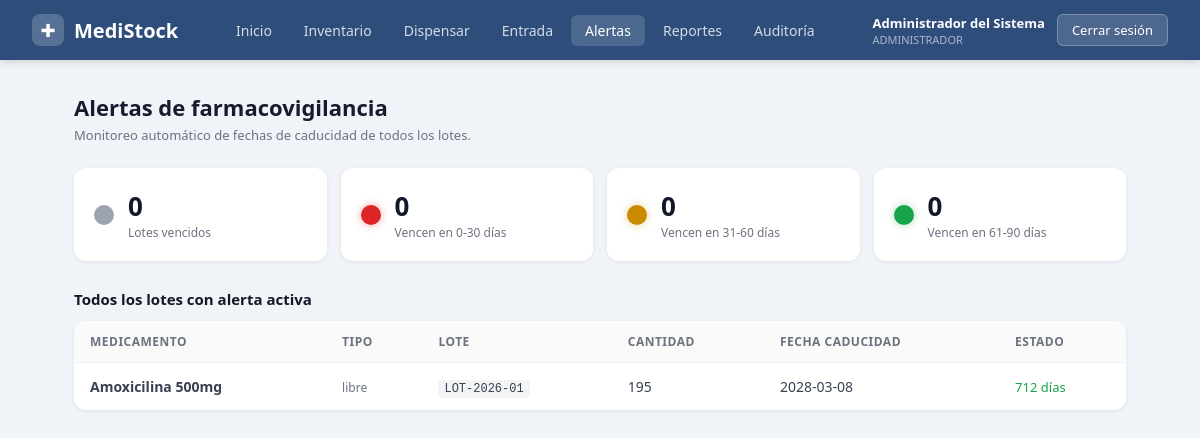
The app's page /alertas (signed in) with its own data.
### tables this page shows
CREATE TABLE lotes (
    id               INTEGER PRIMARY KEY AUTOINCREMENT,
    medicamento_id   INTEGER NOT NULL,
    numero_lote      TEXT    NOT NULL,          -- numero de lote del fabricante
    cantidad         INTEGER NOT NULL CHECK(cantidad >= 0),  -- stock disponible
    fecha_caducidad  DATE    NOT NULL,          -- formato: YYYY-MM-DD
    fecha_entrada    DATE    NOT NULL DEFAULT (DATE('now')), -- cuando entro al sistema
    activo           INTEGER NOT NULL DEFAULT 1, -- 0 = vencido o agotado
    FOREIGN KEY (medicamento_id) REFERENCES medicamentos(id)
);

CREATE TABLE medicamentos (
    id              INTEGER PRIMARY KEY AUTOINCREMENT,
    nombre          TEXT    NOT NULL UNIQUE,    -- nombre del medicamento
    descripcion     TEXT,                       -- descripcion opcional
    tipo            TEXT    NOT NULL CHECK(tipo IN ('controlado', 'libre')),
    unidad_medida   TEXT    NOT NULL DEFAULT 'piezas'  -- ej: piezas, mg, ml
);

### backend/app.py (the view)
@app.route('/alertas')
@admin_requerido
def alertas():
    db = get_db()
    lotes_alertas = db.execute('''
        SELECT
            m.nombre as medicamento,
            m.tipo,
            l.numero_lote,
            l.cantidad,
            l.fecha_caducidad,
            CAST((JULIANDAY(l.fecha_caducidad) - JULIANDAY('now')) AS INTEGER) as dias_restantes
        FROM lotes l
        JOIN medicamentos m ON l.medicamento_id = m.id
        WHERE l.activo = 1
        ORDER BY l.fecha_caducidad ASC
    ''').fetchall()
    db.close()
    return render_template('alertas.html', lotes=lotes_alertas)

### backend/app.py (called while the page is built)
def get_db():
    conn = sqlite3.connect(DB_PATH)
    conn.row_factory = sqlite3.Row   # acceso por nombre de columna
    return conn

def admin_requerido(f):
    from functools import wraps
    @wraps(f)
    def wrapper(*args, **kwargs):
        if 'usuario_id' not in session:
            return redirect(url_for('login'))
        if session.get('rol') != 'admin':
            flash('No tienes permiso para acceder a esta seccion.', 'error')
            return redirect(url_for('dashboard'))
        return f(*args, **kwargs)
    return wrapper

### frontend/templates/alertas.html (shortened to what this page needs)
<!DOCTYPE html>
<html lang="es">
<head>
</head>
<body>
<nav class="navbar">
    <a href="{{ url_for('dashboard') }}" class="navbar-brand"><div class="icon">✚</div><span>MediStock</span></a>
    <div class="nav-links">
        <a href="{{ url_for('dashboard') }}">Inicio</a>
        <a href="{{ url_for('inventario') }}">Inventario</a>
        <a href="{{ url_for('salida_medicamento') }}">Dispensar</a>
        <a href="{{ url_for('entrada_medicamento') }}">Entrada</a>
        <a href="{{ url_for('alertas') }}" class="active">Alertas</a>
        <a href="{{ url_for('reportes') }}">Reportes</a>
        <a href="{{ url_for('auditoria') }}">Auditoría</a>
    </div>
    <div class="nav-user">
        <div><div class="user-name">{{ session['nombre'] }}</div><div class="user-role">Administrador</div></div>
        <a href="{{ url_for('logout') }}" class="btn-logout">Cerrar sesión</a>
    </div>
</nav>
<main class="main">
    <div class="page-header">
        <h1> Alertas de farmacovigilancia</h1>
        <p>Monitoreo automático de fechas de caducidad de todos los lotes.</p>
    </div>
    {% set vencidos  = lotes | selectattr('dias_restantes', 'le', 0)  | list %}
    {% set rojos     = lotes | selectattr('dias_restantes', 'gt', 0) | selectattr('dias_restantes', 'le', 30)  | list %}
    {% set amarillos = lotes | selectattr('dias_restantes', 'gt', 30) | selectattr('dias_restantes', 'le', 60) | list %}
    {% set verdes    = lotes | selectattr('dias_restantes', 'gt', 60) | selectattr('dias_restantes', 'le', 90) | list %}
    <div class="semaforo-grid">
        <div class="semaforo-card">
            <div class="semaforo-dot gris"></div>
            <div class="semaforo-info">
                <div class="count">{{ vencidos | length }}</div>
                <div class="desc">Lotes vencidos</div>
            </div>
        </div>
        <div class="semaforo-card">
            <div class="semaforo-dot rojo"></div>
            <div class="semaforo-info">
                <div class="count">{{ rojos | length }}</div>
                <div class="desc">Vencen en 0-30 días</div>
            </div>
        </div>
        <div class="semaforo-card">
            <div class="semaforo-dot amarillo"></div>
            <div class="semaforo-info">
                <div class="count">{{ amarillos | length }}</div>
                <div class="desc">Vencen en 31-60 días</div>
            </div>
        </div>
        <div class="semaforo-card">
            <div class="semaforo-dot verde"></div>
            <div class="semaforo-info">
                <div class="count">{{ verdes | length }}</div>
                <div class="desc">Vencen en 61-90 días</div>
            </div>
        </div>
    </div>
    <div class="section-title">Todos los lotes con alerta activa</div>
    <div class="table-container">
        {% if lotes %}
        <table>
            <thead>
                <tr>
                    <th>Medicamento</th>
                    <th>Tipo</th>
                    <th>Lote</th>
                    <th>Cantidad</th>
                    <th>Fecha caducidad</th>
                    <th>Estado</th>
                </tr>
            </thead>
            <tbody>
                {% for lote in lotes %}
                <tr>
                    <td><strong>{{ lote.medicamento }}</strong></td>
                    <td><span style="font-size:12px;color:#6B7280;">{{ lote.tipo }}</span></td>
                    <td><code style="background:#F3F4F6;padding:2px 6px;border-radius:4px;font-size:12px;">{{ lote.numero_lote }}</code></td>
                    <td>{{ lote.cantidad }}</td>
                    <td>{{ lote.fecha_caducidad }}</td>
                    <td>
                        {% if lote.dias_restantes <= 0 %}
                            <span class="badge vencido"><span class="dot vencido"></span> VENCIDO — bloqueado</span>
                        {% elif lote.dias_restantes <= 30 %}
                            <span class="badge rojo"><span class="dot rojo"></span> {{ lote.dias_restantes }} días</span>
                        {% elif lote.dias_restantes <= 60 %}
                            <span class="badge amarillo"><span class="dot amarillo"></span> {{ lote.dias_restantes }} días</span>
                        {% elif lote.dias_restantes <= 90 %}
                            <span class="badge verde"><span class="dot verde"></span> {{ lote.dias_restantes }} días</span>
                        {% else %}
                            <span style="color:#16A34A;font-size:13px;"> {{ lote.dias_restantes }} días</span>
                        {% endif %}
                    </td>
                </tr>
                {% endfor %}
            </tbody>
        </table>
        {% else %}
        <div class="empty-state">
            <div class="icon"></div>
            <p>No hay lotes con alertas activas en este momento.</p>
        </div>
        {% endif %}
    </div>
</main>
</body>
</html>

### frontend/templates/alertas.html (style rules this page uses)
* { margin: 0; padding: 0; box-sizing: border-box; }
body { font-family: 'Segoe UI', Arial, sans-serif; background: #F0F4F8; color: #1a1a2e; }
.navbar { background: #2E4D7B; padding: 0 32px; display: flex; align-items: center; justify-content: space-between; height: 60px; position: sticky; top: 0; z-index: 100; box-shadow: 0 2px 8px rgba(0,0,0,0.15); }
.navbar-brand { display: flex; align-items: center; gap: 10px; color: white; text-decoration: none; }
.navbar-brand .icon { width: 32px; height: 32px; background: rgba(255,255,255,0.2); border-radius: 8px; display: flex; align-items: center; justify-content: center; font-size: 18px; }
.navbar-brand span { font-size: 20px; font-weight: 700; }
.nav-links { display: flex; align-items: center; gap: 4px; }
.nav-links a { color: rgba(255,255,255,0.80); text-decoration: none; padding: 6px 14px; border-radius: 6px; font-size: 14px; transition: background 0.2s; }
.nav-links a:hover, .nav-links a.active { background: rgba(255,255,255,0.15); color: white; }
.nav-user { display: flex; align-items: center; gap: 12px; }
.user-name { color: white; font-size: 13px; font-weight: 600; }
.user-role { color: rgba(255,255,255,0.60); font-size: 11px; text-transform: uppercase; }
.btn-logout { background: rgba(255,255,255,0.15); color: white; border: 1px solid rgba(255,255,255,0.25); padding: 6px 14px; border-radius: 6px; font-size: 13px; text-decoration: none; }
.main { max-width: 1100px; margin: 0 auto; padding: 32px 24px; }
.page-header { margin-bottom: 24px; }
.page-header h1 { font-size: 22px; font-weight: 700; }
.page-header p { font-size: 13px; color: #6B7280; margin-top: 4px; }
.semaforo-grid { display: grid; grid-template-columns: repeat(auto-fit, minmax(180px, 1fr)); gap: 14px; margin-bottom: 28px; }
.semaforo-card { background: white; border-radius: 12px; padding: 20px; box-shadow: 0 1px 4px rgba(0,0,0,0.07); display: flex; align-items: center; gap: 14px; }
.semaforo-dot { width: 20px; height: 20px; border-radius: 50%; flex-shrink: 0; }
.semaforo-dot.rojo { background: #DC2626; box-shadow: 0 0 8px rgba(220,38,38,0.4); }
.semaforo-dot.amarillo { background: #CA8A04; box-shadow: 0 0 8px rgba(202,138,4,0.4); }
.semaforo-dot.verde { background: #16A34A; box-shadow: 0 0 8px rgba(22,163,74,0.4); }
.semaforo-dot.gris { background: #9CA3AF; }
.semaforo-info .count { font-size: 26px; font-weight: 700; color: #111827; }
.semaforo-info .desc { font-size: 12px; color: #6B7280; }
.table-container { background: white; border-radius: 12px; box-shadow: 0 1px 4px rgba(0,0,0,0.07); overflow: hidden; }
table { width: 100%; border-collapse: collapse; font-size: 14px; }
th { text-align: left; padding: 12px 16px; font-size: 12px; font-weight: 600; color: #6B7280; text-transform: uppercase; letter-spacing: 0.5px; border-bottom: 1px solid #F3F4F6; background: #FAFAFA; }
td { padding: 14px 16px; border-bottom: 1px solid #F9FAFB; color: #374151; }
tr:last-child td { border-bottom: none; }
.section-title { font-size: 15px; font-weight: 700; color: #111827; margin-bottom: 12px; }

### records on screen
lotes: medicamento "Amoxicilina 500mg", tipo "libre", numero_lote "LOT-2026-01", cantidad "195", fecha_caducidad "2028-03-08", dias_restantes "712"

### other values on screen
{{ session['nombre'] }} "Administrador del Sistema"
{{ vencidos | length }} "0"
{{ rojos | length }} "0"
{{ amarillos | length }} "0"
{{ verdes | length }} "0"
